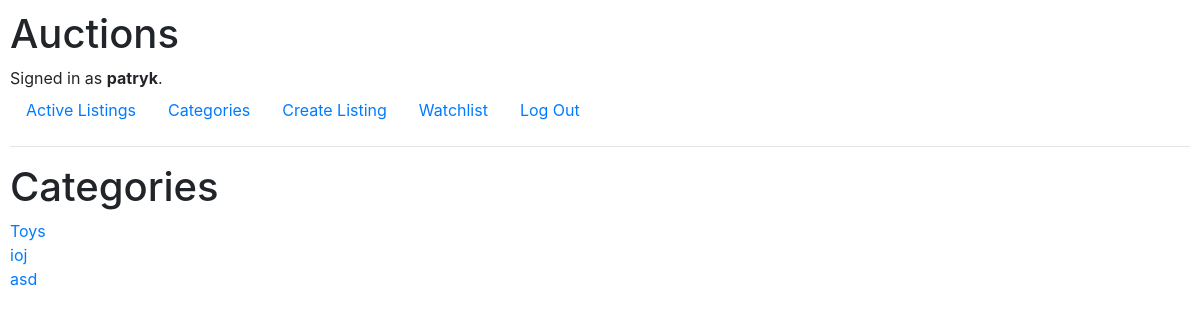
The app's page /categories (signed in) with its own data.
### auctions/models.py (models this page shows, shortened)
class User(AbstractUser):
    pass # username

class AuctionListing(models.Model):
    title = models.CharField(max_length=64)
    description = models.CharField(max_length=128)
    starting_bid = models.FloatField()
    image_url = models.CharField(max_length=64,null=True)
    category = models.CharField(max_length=64,default="Toys")
    creator = models.ForeignKey(User,on_delete=models.CASCADE)
    sold = models.BooleanField(default=False)

### auctions/views.py (the view)
# urls.py: path("categories", views.categories, name="categories"),
def categories(request):
     return render(request, "auctions/categories.html",{
          "auctions": AuctionListing.objects.all()
     })

### auctions/templates/auctions/categories.html
{% extends "auctions/layout.html" %}
{% block body %}
    <h1>Categories</h1>
    {% for auction in auctions %}
    <a href="{% url 'category' auction.category %}">{{auction.category}}</a>
        <br>
    {% endfor %}
{% endblock %}

### auctions/templates/auctions/layout.html (shortened to what this page needs)
{% load static %}
<!DOCTYPE html>
<html lang="en">
    <head>
        <link rel="stylesheet" href="https://stackpath.bootstrapcdn.com/bootstrap/4.4.1/css/bootstrap.min.css">
        <link href="{% static 'auctions/styles.css' %}" rel="stylesheet">
    </head>
    <body>
        <h1>Auctions</h1>
        <div>
            {% if user.is_authenticated %}
                Signed in as <strong>{{ user.username }}</strong>.
            {% else %}
                Not signed in.
            {% endif %}
        </div>
        <ul class="nav">
            <li class="nav-item">
                <a class="nav-link" href="{% url 'index' %}">Active Listings</a>
            </li>
            <li class="nav-item">
                <a class="nav-link" href="{% url 'categories' %}">Categories</a>
            </li>
            {% if user.is_authenticated %}
            <li class="nav-item">
                <a class="nav-link" href="{% url 'create' %}">Create Listing</a>
            </li>
            <li class="nav-item">
                <a class="nav-link" href="{% url 'watchlist' %}">Watchlist</a>
            </li>
                <li class="nav-item">
                    <a class="nav-link" href="{% url 'logout' %}">Log Out</a>
                </li>
            {% endif %}
        </ul>
        <hr>
        {% block body %}
        {% endblock %}
    </body>
</html>

### auctions/static/auctions/styles.css (style rules this page uses)
body { padding: 10px; }

### records on screen
User: username "patryk"
AuctionListing: category "Toys"
AuctionListing: category "ioj"
AuctionListing: category "asd"
